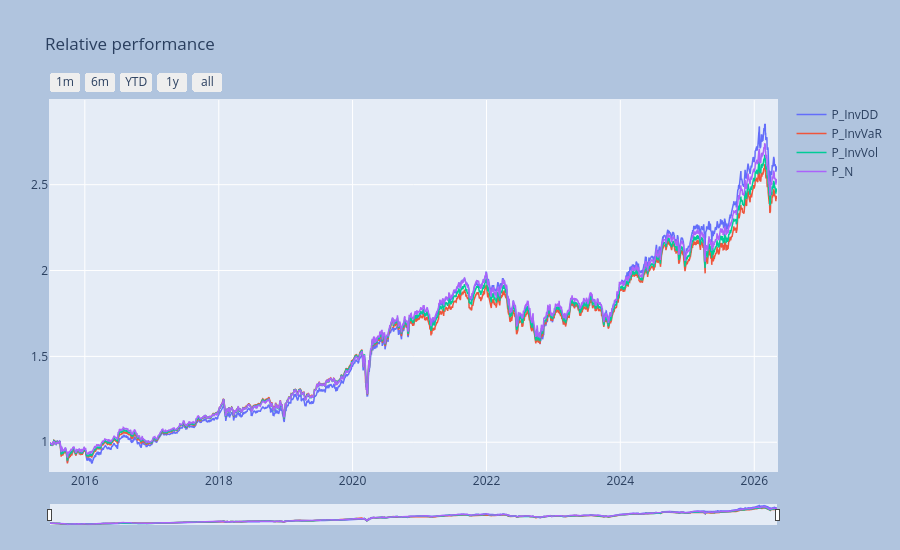

The notebook cell saved with this chart:
### Markdown cell above
### Visualize the portfolio time-series

Note the use of the flags
- `componly=True` to retain only the original portfolios time-series and to exclude the aggregated portfolio of portfolios time-series,
- `fancy=True` to use the `plotly` interactive time series package.

*For more details see the documentation.*

### Code cell
_ = ps.port_view_all(componly=True, fancy=True, title="Relative performance")

### Figure 1 — Plotly figure (JSON) as saved in the notebook; plotly's stock layout.template omitted (floating-point values rounded to 4 significant figures; data arrays with more than 128 entries replaced by an {"elided": "..."} marker saying what was removed)
{"data": [{"line": {"width": 1.5}, "name": "P_InvDD", "type": "scatter", "x": {"elided": "2731 str values"}, "y": {"elided": "2731 float values"}}, {"line": {"width": 1.5}, "name": "P_InvVaR", "type": "scatter", "x": {"elided": "2731 str values"}, "y": {"elided": "2731 float values"}}, {"line": {"width": 1.5}, "name": "P_InvVol", "type": "scatter", "x": {"elided": "2731 str values"}, "y": {"elided": "2731 float values"}}, {"line": {"width": 1.5}, "name": "P_N", "type": "scatter", "x": {"elided": "2731 str values"}, "y": {"elided": "2731 float values"}}], "layout": {"autosize": false, "height": 550, "margin": {"b": 25, "l": 50, "pad": 1, "r": 50, "t": 100}, "paper_bgcolor": "LightSteelBlue", "title": {"text": "Relative performance"}, "width": 900, "xaxis": {"autorange": false, "fixedrange": false, "range": ["2015-06-25T00:00:00", "2026-05-05T00:00:00"], "rangeselector": {"buttons": [{"count": 1, "label": "1m", "step": "month", "stepmode": "backward"}, {"count": 6, "label": "6m", "step": "month", "stepmode": "backward"}, {"count": 1, "label": "YTD", "step": "year", "stepmode": "todate"}, {"count": 1, "label": "1y", "step": "year", "stepmode": "backward"}, {"step": "all"}]}, "rangeslider": {"thickness": 0.05, "visible": true}, "title": {}, "type": "date"}, "yaxis": {"autorange": false, "fixedrange": false, "range": [0.8324, 2.993], "title": {}}}}
